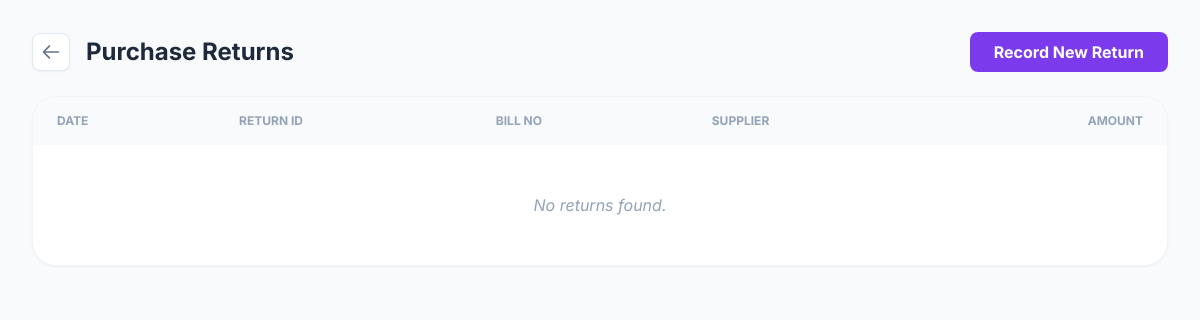
The app's page /admin/accounts/purchase_returns.php, older data.
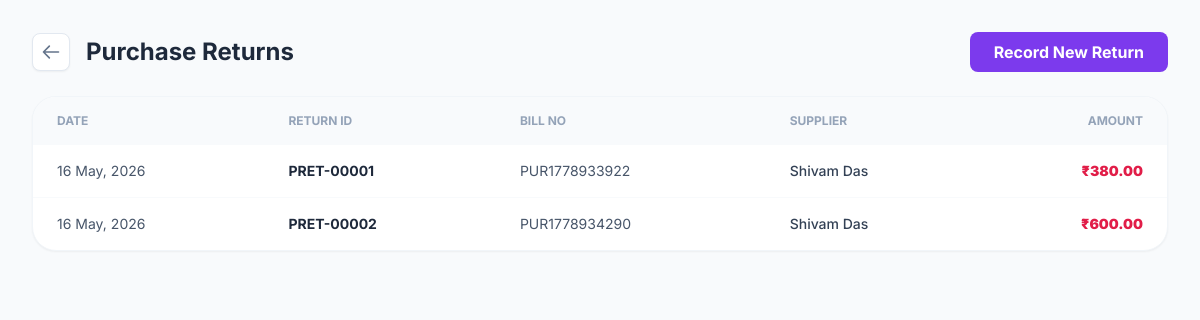
The same page, newer data.
### tables this page shows
CREATE TABLE `purchase_returns` (
  `id` int(11) NOT NULL,
  `purchase_id` int(11) NOT NULL,
  `supplier_id` int(11) NOT NULL,
  `return_date` datetime NOT NULL,
  `total_amount` decimal(10,2) NOT NULL,
  `notes` text DEFAULT NULL,
  `created_at` timestamp NOT NULL DEFAULT current_timestamp()
);

CREATE TABLE `purchases` (
  `id` int(11) NOT NULL,
  `supplier_id` int(11) DEFAULT NULL,
  `payee_name` varchar(150) DEFAULT NULL,
  `category` varchar(100) DEFAULT 'Inventory Purchase',
  `purchase_date` datetime DEFAULT NULL,
  `bill_no` varchar(100) DEFAULT NULL,
  `subtotal` decimal(10,2) DEFAULT 0.00,
  `gst_amount` decimal(10,2) DEFAULT 0.00,
  `total_amount` decimal(10,2) DEFAULT NULL,
  `payment_method` varchar(50) DEFAULT 'Cash',
  `reference_no` varchar(100) DEFAULT NULL,
  `notes` text DEFAULT NULL,
  `is_inventory` tinyint(1) DEFAULT 1,
  `created_at` timestamp NOT NULL DEFAULT current_timestamp(),
  `bank_name` varchar(150) DEFAULT NULL,
  `cheque_no` varchar(50) DEFAULT NULL,
  `cheque_date` date DEFAULT NULL
);

CREATE TABLE `suppliers` (
  `id` int(11) NOT NULL,
  `supplier_name` varchar(150) NOT NULL,
  `phone` varchar(15) DEFAULT NULL,
  `email` varchar(100) DEFAULT NULL,
  `address` text DEFAULT NULL,
  `gst_number` varchar(20) DEFAULT NULL,
  `created_at` timestamp NOT NULL DEFAULT current_timestamp()
);

### admin/accounts/purchase_returns.php (the view, shortened to what this page needs)
<?php
require_once '../../includes/db_connect.php';
$returns = $pdo->query("SELECT r.*, p.bill_no, s.supplier_name
    FROM purchase_returns r
    JOIN purchases p ON r.purchase_id = p.id
    JOIN suppliers s ON r.supplier_id = s.id
    ORDER BY r.return_date DESC LIMIT 50")->fetchAll();
require_once '../../includes/header.php';
?>
<div class="space-y-6">
    <div class="flex justify-between items-center">
        <div class="flex items-center gap-4">
            <a href="index.php" class="p-2 bg-white border border-slate-200 rounded-lg text-slate-500 hover:text-indigo-600 transition shadow-sm">
                <svg xmlns="http://www.w3.org/2000/svg" class="h-5 w-5" fill="none" viewBox="0 0 24 24" stroke="currentColor"><path stroke-linecap="round" stroke-linejoin="round" stroke-width="2" d="M10 19l-7-7m0 0l7-7m-7 7h18" /></svg>
            </a>
            <h1 class="text-2xl font-bold text-slate-800">Purchase Returns</h1>
        </div>
        <button onclick="document.getElementById('return-modal').classList.remove('hidden')" class="bg-violet-600 text-white px-6 py-2 rounded-lg font-bold hover:bg-violet-700 transition">Record New Return</button>
    </div>
    <div class="bg-white rounded-3xl border border-slate-100 shadow-sm overflow-hidden">
        <table class="w-full text-left border-collapse">
            <thead class="bg-slate-50">
                <tr>
                    <th class="px-6 py-4 text-xs font-bold text-slate-400 uppercase">Date</th>
                    <th class="px-6 py-4 text-xs font-bold text-slate-400 uppercase">Return ID</th>
                    <th class="px-6 py-4 text-xs font-bold text-slate-400 uppercase">Bill No</th>
                    <th class="px-6 py-4 text-xs font-bold text-slate-400 uppercase">Supplier</th>
                    <th class="px-6 py-4 text-xs font-bold text-slate-400 uppercase text-right">Amount</th>
                </tr>
            </thead>
            <tbody class="divide-y divide-slate-50">
                <?php foreach ($returns as $r): ?>
                <tr class="hover:bg-slate-50/50 transition">
                    <td class="px-6 py-4 text-sm text-slate-600"><?php echo date('d M, Y', strtotime($r['return_date'])); ?></td>
                    <td class="px-6 py-4 text-sm font-bold text-slate-800">PRET-<?php echo str_pad($r['id'], 5, '0', STR_PAD_LEFT); ?></td>
                    <td class="px-6 py-4 text-sm text-slate-600"><?php echo htmlspecialchars($r['bill_no'] ?: 'N/A'); ?></td>
                    <td class="px-6 py-4 text-sm font-medium text-slate-700"><?php echo htmlspecialchars($r['supplier_name']); ?></td>
                    <td class="px-6 py-4 text-sm font-black text-rose-600 text-right">₹<?php echo number_format($r['total_amount'], 2); ?></td>
                </tr>
                <?php endforeach; ?>
                <?php if (empty($returns)): ?>
                    <tr><td colspan="5" class="px-6 py-12 text-center text-slate-400 italic">No returns found.</td></tr>
                <?php endif; ?>
            </tbody>
        </table>
    </div>
</div>
<?php require_once '../../includes/footer.php'; ?>

Row changes from the older to the newer data that the page shows:
added purchase_returns: return_date "16 May, 2026", id "00001", purchase.bill_no "PUR1778933922", supplier.supplier_name "Shivam Das", total_amount "380.00"
added purchase_returns: return_date "16 May, 2026", id "00002", purchase.bill_no "PUR1778934290", supplier.supplier_name "Shivam Das", total_amount "600.00"
Text that changed along with them:
text no longer shown: "No returns found."
